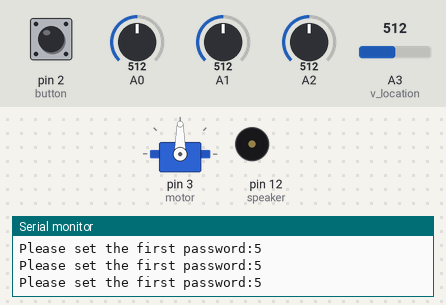
Bench run of a sketch on a simulated Arduino Uno, built with avr-gcc and run on an emulated ATmega328P. Shown: servo, buzzer (waves = sounding, pin HIGH), the last lines printed to the serial monitor. The inputs (shaded band) are chosen by the test bench; at power-on: pin 2 (button) LOW, A0 = 512, A1 = 512, A2 = 512, A3 (v_location) = 512.

Above: at 1.2 s.
1.3 s: pin 2 (button) pulled HIGH for 0.15 s
4.2 s: pin 2 (button) pulled HIGH for 1 s
7.1 s: pin 2 (button) pulsed HIGH 2 times (0.12 s each, 0.3 s apart)
10.0 s: pin 2 (button) driven HIGH
13.0 s: pin 2 (button) driven LOW
At 15.4 s:
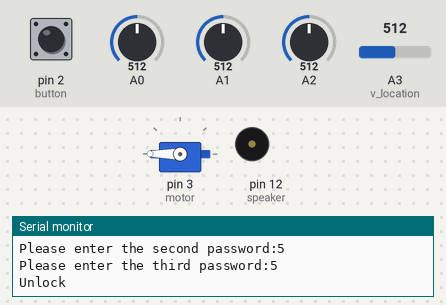
16.0 s: pin 2 (button) driven HIGH
At 17.15 s:
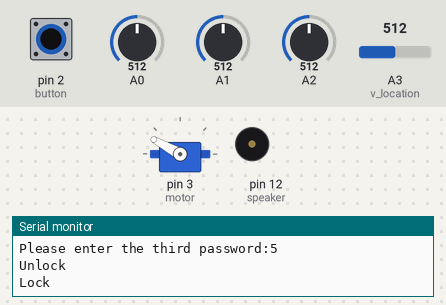
At 18.8 s:
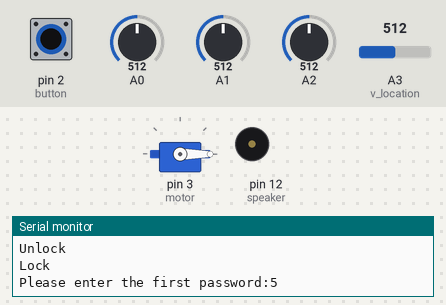
Timing chart, 0 to 20.0 s (numbered marks = the images above; inputs shaded):
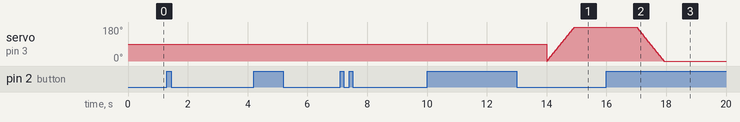

The sketch:

ver2.ino
```cpp
#include <stdio.h>
#include <Servo.h>

#define button 2
#define v_location A3
#define motor 3
#define speaker 12
int v_setting = 0, correct = 0, setting_button = 0, location = 0, i = 0;
int password[3][3], input[3];
Servo servo;

int set_password(int password[3][3]);
int check_password(int password[3][3]);
void unlock();
void lock();
void alarm();


void setup() {
  Serial.begin(9600);
  pinMode(button, INPUT);
  pinMode(v_location, INPUT);
  pinMode(3, INPUT);
  pinMode(4, INPUT);
  pinMode(5, INPUT);
  servo.attach(motor);
  pinMode(speaker,OUTPUT);
}

void loop() {

  while (1==1) {
    if (v_setting == 0)
    {
      location = analogRead(v_location) * 3 / 1024;
      while (1)
      {
        if (i == 0)
        {
          password[location][i] = analogRead(A0) * 10 / 1024;
          Serial.print("Please set the first password:");
          Serial.println(analogRead(A0) * 10 / 1024);

        }
        if (i == 1)
        {
          password[location][i] = analogRead(A1) * 10 / 1024;
          Serial.print("Please set the second password:");
          Serial.println(analogRead(A1) * 10 / 1024);
        }
        if (i == 2)
        {
          password[location][i] = analogRead(A2) * 10 / 1024;
          Serial.print("Please set the third password:");
          Serial.println(analogRead(A2) * 10 / 1024);
        }
        setting_button = digitalRead(button);
        if (setting_button == 1)
        {
          i++;
          delay(1000);
          continue;
        }
        if (i == 3)
        {
          break;
          delay(1000);
        }
        delay(10);
      }

      v_setting = 1;
      continue;
    }

    if (v_setting == 1)
    {
      location = analogRead(v_location) * 3 / 1024;
      i = 0;
      while (1)
      {
        if (i == 0)
        {
          input[i] = analogRead(A0) * 10 / 1024;
          Serial.print("Please enter the first password:");
          Serial.println(analogRead(A0) * 10 / 1024);
        }
        if (i == 1)
        {
          input[i] = analogRead(A1) * 10 / 1024;
          Serial.print("Please enter the second password:");
          Serial.println(analogRead(A1) * 10 / 1024);
        }
        if (i == 2)
        {
          input[i] = analogRead(A2) * 10 / 1024;
          Serial.print("Please enter the third password:");
          Serial.println(analogRead(A2) * 10 / 1024);
        }

        setting_button = digitalRead(button);
        if (setting_button == 1)
        {
          i++;
          delay(1000);
          continue;
        }
        if (i == 3)
        {
          delay(1000);
          break;
        }
        delay(10);
      }


      if (input[0] == password[location][0])
      {
        if (input[1] == password[location][1])
        {
          if (input[2] == password[location][2])
          {
            correct = 1;
          } else {
            correct = 0;
          }
        } else {
          correct = 0;
        }
      }else {
          correct = 0;
        }


      if (correct == 1)
      {
        unlock();
        while (1)
        {
          setting_button = digitalRead(button);
          if (setting_button == 1)
          {
            break;
          }
        }
        lock();
        correct=0;
        continue;
      }
      else
      {
        alarm();
      }
    }
  }
}

/*int set_password(int password[3][3])
  {
  int setting_button = 0, i = 0, location = 0;
  location = analogRead(v_location) * 3 / 1024;
  while (1)
  {
    if (i == 0)
    {
      password[location][i] = analogRead(A0) * 10 / 1024;
      Serial.print("Please set the first password:");
      Serial.println(analogRead(A0) * 10 / 1024);
    }
    if (i == 1)
    {
      password[location][i] = analogRead(A1) * 10 / 1024;
      Serial.print("Please set the second password:");
      Serial.println(analogRead(A1) * 10 / 1024);
    }
    if (i == 2)
    {
      password[location][i] = analogRead(A2) * 10 / 1024;
      Serial.print("Please set the third password:");
      Serial.println(analogRead(A2) * 10 / 1024);
    }
    setting_button = digitalRead(button);
    if (setting_button == 1)
    {
      i++;
      delay(1000);
      continue;
    }
    if (i == 3)
    {
      return (0);
    }
    delay(10);
  }

  return (0);
  }

int check_password(int password[3][3])
{
  int input[3], setting_button = 0, i = 0, location = 0;
  location = analogRead(v_location);
  while (1)
  {
    if (i == 0)
    {
      input[i] = analogRead(A0) * 10 / 1024;
      Serial.print("Please enter the first password:");
      Serial.println(analogRead(A0) * 10 / 1024);
    }
    if (i == 1)
    {
      input[i] = analogRead(A1) * 10 / 1024;
      Serial.print("Please enter the second password:");
      Serial.println(analogRead(A1) * 10 / 1024);
    }
    if (i == 2)
    {
      input[i] = analogRead(A2) * 10 / 1024;
      Serial.print("Please enter the third password:");
      Serial.println(analogRead(A2) * 10 / 1024);
    }

    setting_button = digitalRead(button);
    if (setting_button == 1)
    {
      i++;
      delay(1000);
      continue;
    }
    if (i == 3)
    {
      delay(1000);
      break;
    }
    delay(10);
  }
  if (input[0] == password[location][0])
  { Serial.print(password[location][0]);
    delay(1000);
    if (input[1] == password[location][1])
    {
      if (input[2] == password[location][2])
      {
        return (1);
      }
    }
  }
  return (0);
}
*/
void unlock()
{ int pos;
  Serial.println("Unlock");
  for (pos = 0; pos <= 180; pos ++) {
    servo.write(pos);
    delay(5);
  }

}
void lock()
{int pos;
  Serial.println("Lock");
  delay(1000);
  for (pos = 180; pos >= 0; pos --) {
    servo.write(pos);
    delay(5);
  }
}
void alarm()
{int times=0;
  Serial.println("Alarm");
   for (times = 0; times <= 10; times ++) {
    digitalWrite(speaker, 0);
    delay(100);
    digitalWrite(speaker, 1);
    delay(100);
  }
  delay(1000);
}
```

Measured:
- after the input at 16.0 s, servo on pin 3 (motor): moves from 180° to 0° over 0.91 s, starting after 1.0 s
